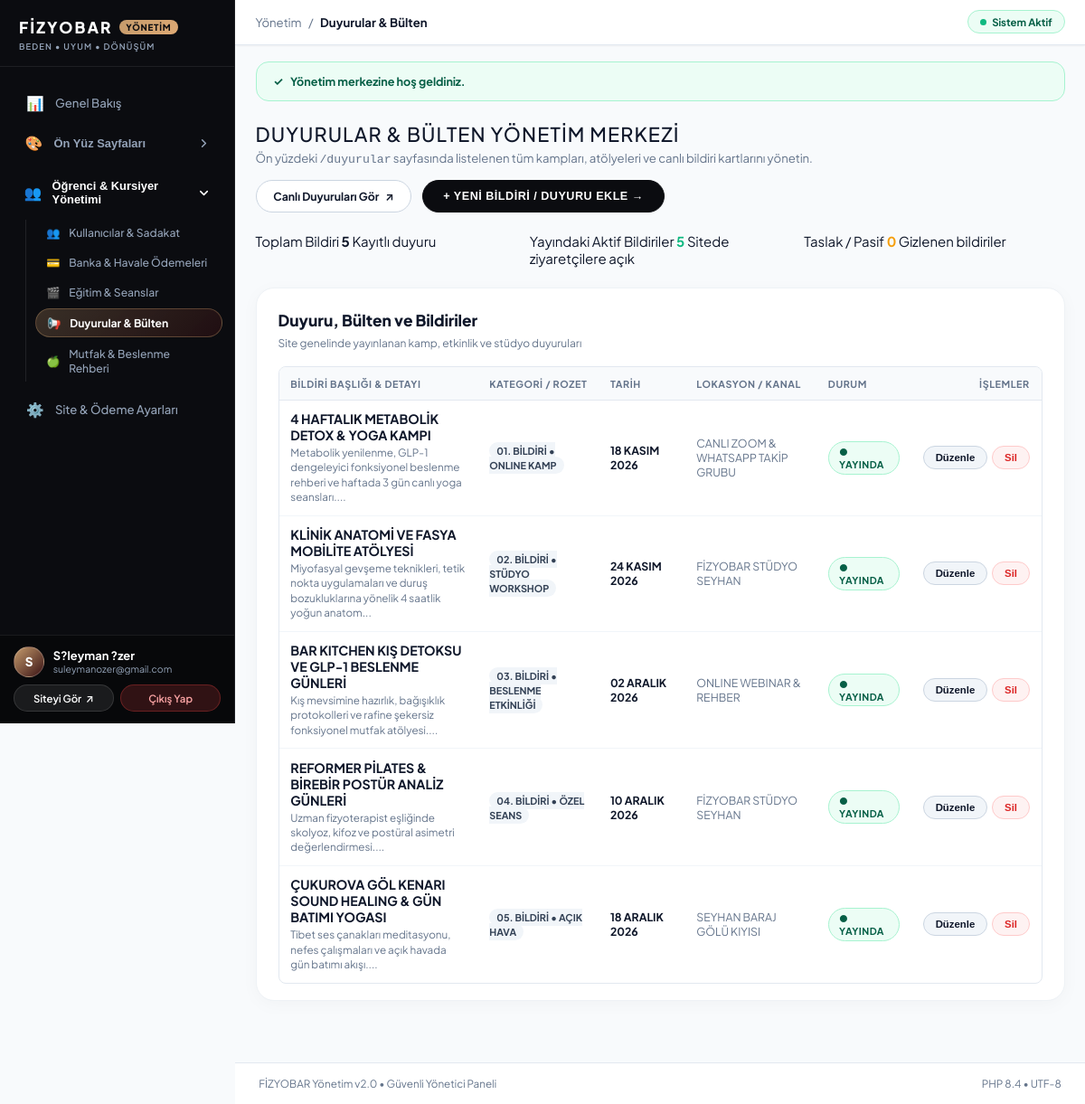
The app's page /en/xpanel/announcements (signed in) with its own data.
### tables this page shows
CREATE TABLE `users` (
  `id` int(10) unsigned NOT NULL AUTO_INCREMENT,
  `full_name` varchar(150) NOT NULL,
  `email` varchar(191) NOT NULL,
  `phone` varchar(50) DEFAULT NULL,
  `password_hash` varchar(255) NOT NULL,
  `role` enum('admin','student') NOT NULL DEFAULT 'student',
  `status` enum('active','inactive','suspended') NOT NULL DEFAULT 'active',
  `created_at` datetime NOT NULL DEFAULT current_timestamp(),
  `updated_at` datetime NOT NULL DEFAULT current_timestamp() ON UPDATE current_timestamp(),
  PRIMARY KEY (`id`),
  UNIQUE KEY `email` (`email`)
);

CREATE TABLE `site_announcements` (
  `id` int(10) unsigned NOT NULL AUTO_INCREMENT,
  `title` varchar(255) NOT NULL,
  `badge` varchar(100) DEFAULT NULL,
  `date_text` varchar(100) DEFAULT NULL,
  `location` varchar(150) DEFAULT NULL,
  `spot` text DEFAULT NULL,
  `content` longtext DEFAULT NULL,
  `sort_order` int(11) DEFAULT 1,
  `is_active` tinyint(1) DEFAULT 1,
  `created_at` datetime DEFAULT current_timestamp(),
  `updated_at` datetime DEFAULT current_timestamp() ON UPDATE current_timestamp(),
  PRIMARY KEY (`id`)
);

### app/Views/pages/xpanel/announcements.php (the view, shortened to what the rows shown need)
<?php
require __DIR__ . '/layout_top.php';
$activeCount = count(array_filter($items, fn($i) => (int)$i['is_active'] === 1));
$totalCount = count($items);
?>
<div style="display: flex; justify-content: space-between; align-items: center; margin-bottom: 1.5rem; flex-wrap: wrap; gap: 1rem;">
    <div>
        <h1 style="font-size: 1.45rem; font-weight: 500; color: var(--xp-text); text-transform: uppercase; letter-spacing: 0.05em; margin: 0 0 0.25rem 0;">
            Duyurular &amp; Bülten Yönetim Merkezi
        </h1>
        <p style="color: var(--xp-text-muted); font-size: 0.88rem; margin: 0;">
            Ön yüzdeki <code>/duyurular</code> sayfasında listelenen tüm kampları, atölyeleri ve canlı bildiri kartlarını yönetin.
        </p>
    </div>
    <div style="display: flex; gap: 0.75rem;">
        <a href="<?= url('/duyurular') ?>" target="_blank" class="xp-btn-pill-outline" title="Ön yüz duyurular sayfasını yeni sekmede gör">
            <span>Canlı Duyuruları Gör</span>
            <span>↗</span>
        </a>
        <button type="button" onclick="openNewAnnouncementModal()" class="xp-btn-pill-primary">
            + YENİ BİLDİRİ / DUYURU EKLE &rarr;
        </button>
    </div>
</div>
<div style="display: grid; grid-template-columns: repeat(auto-fit, minmax(200px, 1fr)); gap: 1rem; margin-bottom: 1.5rem;">
    <div class="xp-stat-counter-card xp-stat-card-primary">
        <span class="xp-stat-label">Toplam Bildiri</span>
        <strong class="xp-stat-value"><?= $totalCount ?></strong>
        <span class="xp-stat-sub">Kayıtlı duyuru</span>
    </div>
    <div class="xp-stat-counter-card xp-stat-card-success">
        <span class="xp-stat-label">Yayındaki Aktif Bildiriler</span>
        <strong class="xp-stat-value" style="color: var(--xp-emerald);"><?= $activeCount ?></strong>
        <span class="xp-stat-sub">Sitede ziyaretçilere açık</span>
    </div>
    <div class="xp-stat-counter-card xp-stat-card-warning">
        <span class="xp-stat-label">Taslak / Pasif</span>
        <strong class="xp-stat-value" style="color: var(--xp-amber);"><?= $totalCount - $activeCount ?></strong>
        <span class="xp-stat-sub">Gizlenen bildiriler</span>
    </div>
</div>
<div class="xp-table-card">
    <div class="xp-table-header-bar">
        <div>
            <h2 style="font-size: 1.15rem; font-weight: 800; color: #0f172a; margin: 0 0 0.2rem 0;">
                Duyuru, Bülten ve Bildiriler
            </h2>
            <span style="font-size: 0.8rem; color: #64748b;">
                Site genelinde yayınlanan kamp, etkinlik ve stüdyo duyuruları
            </span>
        </div>
    </div>
    <?php if (empty($items)): ?>
        <p style="color: var(--xp-text-muted); font-size: 0.88rem; text-align: center; padding: 3rem;">
            Henüz duyuru veya bildiri eklenmemiş. Yukarıdaki '+ Yeni Bildiri / Duyuru Ekle' butonundan ilk duyurunuzu ekleyebilirsiniz.
        </p>
    <?php else: ?>
        <div class="xpanel-table-wrap">
            <table class="xpanel-table">
                <thead>
                    <tr>
                        <th style="min-width: 220px;">Bildiri Başlığı &amp; Detayı</th>
                        <th style="width: 130px;">Kategori / Rozet</th>
                        <th style="width: 120px;">Tarih</th>
                        <th style="width: 150px;">Lokasyon / Kanal</th>
                        <th style="width: 110px;">Durum</th>
                        <th style="text-align: right; width: 120px;">İşlemler</th>
                    </tr>
                </thead>
                <tbody>
                    <?php foreach ($items as $item): ?>
                        <tr>
                            <td>
                                <strong style="color: var(--xp-text); font-size: 0.95rem;"><?= e($item['title']) ?></strong>
                                <?php if (!empty($item['spot'])): ?>
                                    <div style="font-size: 0.78rem; color: var(--xp-text-muted); margin-top: 3px; max-width: 480px; white-space: normal; line-height: 1.4;">
                                        <?= e(mb_substr($item['spot'], 0, 110)) ?>...
                                    </div>
                                <?php endif; ?>
                            </td>
                            <td>
                                <span style="background: #f1f5f9; color: #334155; padding: 3px 8px; border-radius: var(--xp-radius-pill); font-size: 0.72rem; font-weight: 700;">
                                    <?= e($item['badge'] ?: 'Genel') ?>
                                </span>
                            </td>
                            <td><strong><?= e($item['date_text'] ?: '-') ?></strong></td>
                            <td style="font-size: 0.82rem; color: var(--xp-text-muted);"><?= e($item['location'] ?: '-') ?></td>
                            <td>
                                <?php if ((int)$item['is_active'] === 1): ?>
                                    <span class="xp-status-pill xp-status-approved">● Yayında</span>
                                <?php else: ?>
                                    <span class="xp-status-pill xp-status-rejected">● Pasif</span>
                                <?php endif; ?>
                            </td>
                            <td style="text-align: right;">
                                <div style="display: inline-flex; gap: 0.35rem; align-items: center; justify-content: flex-end;">
                                    <button type="button"
                                            class="xp-btn-action-pill xp-btn-action-edit"
                                            onclick='openEditAnnouncementModal(<?= json_encode($item, JSON_HEX_TAG | JSON_HEX_APOS | JSON_HEX_QUOT | JSON_HEX_AMP) ?>)'>
                                        Düzenle
                                    </button>
                                    <form action="<?= url('/xpanel/announcements/delete') ?>" method="POST" onsubmit="return confirm('Bu duyuruyu silmek istediğinize emin misiniz?');" style="display:inline; margin: 0;">
                                        <button type="submit" class="xp-btn-action-pill xp-btn-action-danger">Sil</button>
                                    </form>
                                </div>
                            </td>
                        </tr>
                    <?php endforeach; ?>
                </tbody>
            </table>
        </div>
    <?php endif; ?>
</div>
<?php require __DIR__ . '/layout_bottom.php'; ?>

### app/Views/pages/xpanel/layout_top.php (shortened to what the rows shown need)
<?php
$currentUri = \Core\Router::getCurrentUri();
$adminUser = \Core\Auth::user();
$isPagesRoute = str_contains($currentUri, 'pages');
?>
<!DOCTYPE html>
<html lang="tr" dir="ltr" class="xp-html">
<head>
    <link rel="stylesheet" href="<?= asset('assets/css/xpanel.css') ?>?v=<?= time() ?>">
</head>
<body class="xp-body">
    <aside class="xp-sidebar" id="xpSidebar">
        <div class="xp-sidebar-brand">
            <a href="<?= url('/xpanel') ?>" class="xp-brand-link">
                <h1 class="xp-brand-title">
                    FİZYOBAR
                    <span class="xp-brand-tag">YÖNETİM</span>
                </h1>
                <span class="xp-brand-motto">BEDEN &bull; UYUM &bull; DÖNÜŞÜM</span>
            </a>
        </div>
<?php
$isCrmRoute = str_contains($currentUri, 'users') || str_contains($currentUri, 'enrollments') || str_contains($currentUri, 'courses') || str_contains($currentUri, 'announcements') || str_contains($currentUri, 'nutrition');
?>
        <div class="xp-sidebar-nav-scroll">
            <nav class="xp-nav-section">
                <a href="<?= url('/xpanel') ?>" class="xp-nav-link <?= ($currentUri === '/xpanel' || $currentUri === '/tr/xpanel') && !$isPagesRoute ? 'active' : '' ?>">
                    <span class="xp-nav-left">
                        <span class="xp-nav-icon">📊</span>
                        <span>Genel Bakış</span>
                    </span>
                </a>
                <div class="xp-nav-group <?= $isPagesRoute ? 'is-open' : '' ?>" id="navGroupPages">
                    <button type="button" class="xp-nav-group-header" onclick="toggleNavGroup('navGroupPages')">
                        <span class="xp-nav-group-title">
                            <span class="xp-nav-icon">🎨</span>
                            <span>Ön Yüz Sayfaları</span>
                        </span>
                        <svg class="xp-nav-group-chevron" width="15" height="15" viewBox="0 0 24 24" fill="none" stroke="currentColor" stroke-width="2.5" stroke-linecap="round" stroke-linejoin="round">
                            <polyline points="6 9 12 15 18 9"></polyline>
                        </svg>
                    </button>
                </div>
                <div class="xp-nav-group <?= $isCrmRoute ? 'is-open' : '' ?>" id="navGroupCrm">
                    <button type="button" class="xp-nav-group-header" onclick="toggleNavGroup('navGroupCrm')">
                        <span class="xp-nav-group-title">
                            <span class="xp-nav-icon">👥</span>
                            <span>Öğrenci &amp; Kursiyer Yönetimi</span>
                        </span>
                        <svg class="xp-nav-group-chevron" width="15" height="15" viewBox="0 0 24 24" fill="none" stroke="currentColor" stroke-width="2.5" stroke-linecap="round" stroke-linejoin="round">
                            <polyline points="6 9 12 15 18 9"></polyline>
                        </svg>
                    </button>
                    <div class="xp-nav-group-items">
                        <a href="<?= url('/xpanel/users') ?>" class="xp-nav-sub-link <?= str_contains($currentUri, 'users') ? 'active' : '' ?>">
                            <span>👥</span>
                            <span>Kullanıcılar &amp; Sadakat</span>
                        </a>
                        <a href="<?= url('/xpanel/enrollments') ?>" class="xp-nav-sub-link <?= str_contains($currentUri, 'enrollments') ? 'active' : '' ?>">
                            <span>💳</span>
                            <span>Banka &amp; Havale Ödemeleri</span>
                        </a>
                        <a href="<?= url('/xpanel/courses') ?>" class="xp-nav-sub-link <?= str_contains($currentUri, 'courses') ? 'active' : '' ?>">
                            <span>🎬</span>
                            <span>Eğitim &amp; Seanslar</span>
                        </a>
                        <a href="<?= url('/xpanel/announcements') ?>" class="xp-nav-sub-link <?= str_contains($currentUri, 'announcements') ? 'active' : '' ?>">
                            <span>📢</span>
                            <span>Duyurular &amp; Bülten</span>
                        </a>
                        <a href="<?= url('/xpanel/nutrition') ?>" class="xp-nav-sub-link <?= str_contains($currentUri, 'nutrition') ? 'active' : '' ?>">
                            <span>🍏</span>
                            <span>Mutfak &amp; Beslenme Rehberi</span>
                        </a>
                    </div>
                </div>
                <a href="<?= url('/xpanel/settings') ?>" class="xp-nav-link <?= str_contains($currentUri, 'settings') ? 'active' : '' ?>">
                    <span class="xp-nav-left">
                        <span class="xp-nav-icon">⚙️</span>
                        <span>Site &amp; Ödeme Ayarları</span>
                    </span>
                </a>
            </nav>
        </div>
        <div class="xp-sidebar-footer">
            <div class="xp-user-card">
                <div class="xp-user-avatar">
                    <?= mb_substr($adminUser['full_name'] ?? 'S', 0, 1) ?>
                </div>
                <div class="xp-user-meta">
                    <div class="xp-user-name"><?= e($adminUser['full_name'] ?? 'Süper Yönetici') ?></div>
                    <div class="xp-user-role"><?= e($adminUser['email'] ?? 'Yönetici') ?></div>
                </div>
            </div>
            <div class="xp-footer-actions">
                <a href="<?= url('/') ?>" target="_blank" class="xp-btn-side-site" title="Site ön yüzünü yeni sekmede aç">
                    <span>Siteyi Gör</span>
                    <span>↗</span>
                </a>
                <a href="<?= url('/xpanel/logout') ?>" class="xp-btn-side-logout">
                    <span>Çıkış Yap</span>
                </a>
            </div>
        </div>
    </aside>
    <div class="xp-main-wrapper">
        <header class="xp-top-bar">
            <div class="xp-top-bar-left">
                <div class="xp-breadcrumb">
                    <span>Yönetim</span>
                    <span>/</span>
                    <strong><?= e($metaTitle ?? 'Kontrol Paneli') ?></strong>
                </div>
            </div>
            <div style="display: flex; align-items: center; gap: 0.75rem;">
                <div class="xp-top-status-badge">
                    <span class="xp-status-dot"></span>
                    <span>Sistem Aktif</span>
                </div>
            </div>
        </header>
        <main class="xp-content-area">
            <?php if (!empty($flash)): ?>
                <div style="background-color: var(--xp-emerald-light); border: 1px solid #a7f3d0; color: #065f46; padding: 0.85rem 1.25rem; border-radius: var(--xp-radius-md); margin-bottom: 1.5rem; font-size: 0.84rem; font-weight: 700; display: flex; align-items: center; gap: 0.5rem;">
                    <span>✓</span>
                    <span><?= e($flash) ?></span>
                </div>
            <?php endif; ?>

### records on screen
users: full_name "S", full_name "S?leyman ?zer", email "suleymanozer@gmail.com"
site_announcements: title "4 HAFTALIK METABOLİK DETOX & YOGA KAMPI", spot "Metabolik yenilenme, GLP-1 dengeleyici fonksiyonel beslenme rehberi ve haftada 3 gün canlı yoga seansları.", badge "01. BİLDİRİ • ONLINE KAMP", date_text "18 KASIM 2026", location "CANLI ZOOM & WHATSAPP TAKİP GRUBU", is_active "● YAYINDA"
site_announcements: title "KLİNİK ANATOMİ VE FASYA MOBİLİTE ATÖLYESİ", spot "Miyofasyal gevşeme teknikleri, tetik nokta uygulamaları ve duruş bozukluklarına yönelik 4 saatlik yoğun anatom", badge "02. BİLDİRİ • STÜDYO WORKSHOP", date_text "24 KASIM 2026", location "FİZYOBAR STÜDYO SEYHAN", is_active "● YAYINDA"
site_announcements: title "BAR KITCHEN KIŞ DETOKSU VE GLP-1 BESLENME GÜNLERİ", spot "Kış mevsimine hazırlık, bağışıklık protokolleri ve rafine şekersiz fonksiyonel mutfak atölyesi.", badge "03. BİLDİRİ • BESLENME ETKİNLİĞİ", date_text "02 ARALIK 2026", location "ONLINE WEBINAR & REHBER", is_active "● YAYINDA"
site_announcements: title "REFORMER PİLATES & BİREBİR POSTÜR ANALİZ GÜNLERİ", spot "Uzman fizyoterapist eşliğinde skolyoz, kifoz ve postüral asimetri değerlendirmesi.", badge "04. BİLDİRİ • ÖZEL SEANS", date_text "10 ARALIK 2026", location "FİZYOBAR STÜDYO SEYHAN", is_active "● YAYINDA"
site_announcements: title "ÇUKUROVA GÖL KENARI SOUND HEALING & GÜN BATIMI YOGASI", spot "Tibet ses çanakları meditasyonu, nefes çalışmaları ve açık havada gün batımı akışı.", badge "05. BİLDİRİ • AÇIK HAVA", date_text "18 ARALIK 2026", location "SEYHAN BARAJ GÖLÜ KIYISI", is_active "● YAYINDA"

### other values on screen
$metaTitle "Duyurular & Bülten"
$flash "Yönetim merkezine hoş geldiniz."
$totalCount "5"
$activeCount "5"
$totalCount - $activeCount "0"
PHP_MAJOR_VERSION "8"
PHP_MINOR_VERSION "4"
